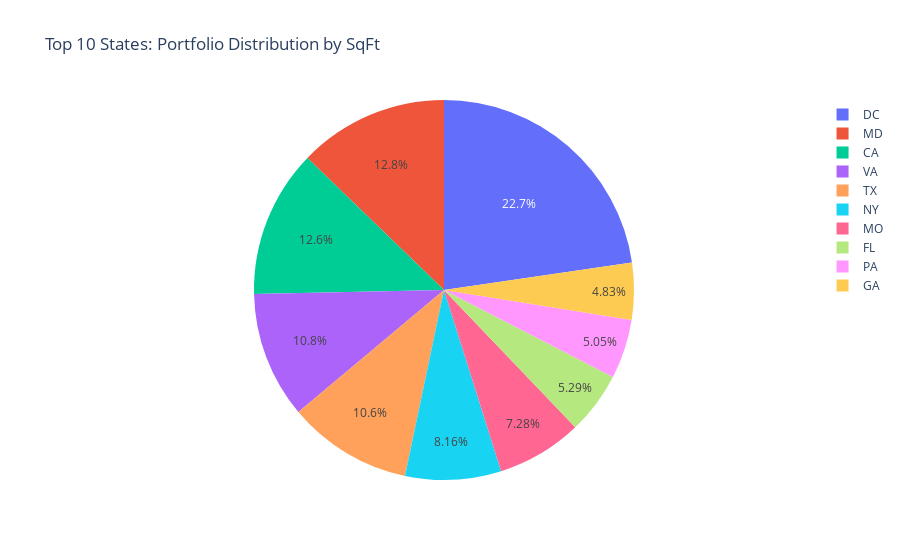

The cell this chart's notebook holds for it:
### Markdown cell above
### 9.2 State-Level Summary (SqFt and Ownership Rate)

Understanding the square footage concentration and what share of each state's portfolio is federally owned vs. leased. States with a low ownership rate are more exposed to lease renewal risk.

### Code cell
# State-level summary
state_summary = master_df.groupby('State').agg({
    'Building Rentable Square Feet': 'sum',
    'Location Code': 'count',
    'Ownership_Type': lambda x: (x == 'Federal_Owned').sum()
}).reset_index()

state_summary.columns = ['State', 'Total_SqFt', 'Total_Properties', 'Owned_Properties']
state_summary['Leased_Properties'] = state_summary['Total_Properties'] - state_summary['Owned_Properties']
state_summary['Ownership_Rate'] = (state_summary['Owned_Properties'] / state_summary['Total_Properties'] * 100).round(1)

# Show top 10 states by square footage
top_sqft_states = state_summary.nlargest(10, 'Total_SqFt')

print("Top 10 States by Total SqFt: \n")
print(top_sqft_states[['State', 'Total_Properties', 'Total_SqFt', 'Ownership_Rate']].to_string(index=False))

# Create a pie chart of top 10 states
fig_geo_pie = px.pie(
    top_sqft_states, 
    values='Total_SqFt', 
    names='State',
    title='Top 10 States: Portfolio Distribution by SqFt'
)

fig_geo_pie.show()

### Figure 1 — Plotly figure (JSON) as saved in the notebook; plotly's stock layout.template omitted (floating-point values rounded to 4 significant figures)
{"data": [{"domain": {"x": [0, 1], "y": [0, 1]}, "hovertemplate": "State=%{label}<br>Total_SqFt=%{value}<extra></extra>", "labels": ["DC", "MD", "CA", "VA", "TX", "NY", "MO", "FL", "PA", "GA"], "legendgroup": "", "name": "", "showlegend": true, "type": "pie", "values": [50440000.0, 28380000.0, 27930000.0, 23950000.0, 23580000.0, 18130000.0, 16180000.0, 11760000.0, 11230000.0, 10740000.0]}], "layout": {"legend": {"tracegroupgap": 0}, "title": {"text": "Top 10 States: Portfolio Distribution by SqFt"}}}
